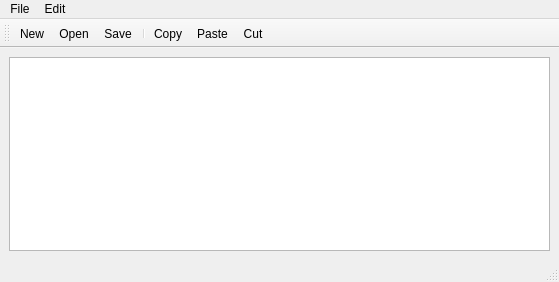
<?xml version="1.0" encoding="UTF-8"?>
<ui version="4.0">
 <class>MainWindow</class>
 <widget class="QMainWindow" name="MainWindow">
  <property name="geometry">
   <rect>
    <x>0</x>
    <y>0</y>
    <width>559</width>
    <height>282</height>
   </rect>
  </property>
  <property name="windowTitle">
   <string>MainWindow</string>
  </property>
  <widget class="QWidget" name="centralwidget">
   <layout class="QVBoxLayout" name="verticalLayout">
    <item>
     <widget class="QPlainTextEdit" name="plainTextEdit"/>
    </item>
   </layout>
  </widget>
  <widget class="QMenuBar" name="menubar">
   <property name="geometry">
    <rect>
     <x>0</x>
     <y>0</y>
     <width>559</width>
     <height>17</height>
    </rect>
   </property>
   <widget class="QMenu" name="menuFile">
    <property name="title">
     <string>File</string>
    </property>
    <addaction name="actionNew"/>
    <addaction name="actionOpen"/>
    <addaction name="actionSave"/>
   </widget>
   <widget class="QMenu" name="menuEdit">
    <property name="title">
     <string>Edit</string>
    </property>
    <addaction name="actionCut"/>
    <addaction name="actionCopy"/>
    <addaction name="actionPaste"/>
    <addaction name="separator"/>
    <addaction name="actionSelect_All"/>
   </widget>
   <addaction name="menuFile"/>
   <addaction name="menuEdit"/>
  </widget>
  <widget class="QStatusBar" name="statusbar"/>
  <widget class="QToolBar" name="toolBar">
   <property name="windowTitle">
    <string>toolBar</string>
   </property>
   <attribute name="toolBarArea">
    <enum>TopToolBarArea</enum>
   </attribute>
   <attribute name="toolBarBreak">
    <bool>false</bool>
   </attribute>
   <addaction name="actionNew"/>
   <addaction name="actionOpen"/>
   <addaction name="actionSave"/>
   <addaction name="separator"/>
   <addaction name="actionCopy"/>
   <addaction name="actionPaste"/>
   <addaction name="actionCut"/>
  </widget>
  <action name="actionNew">
   <property name="text">
    <string>New</string>
   </property>
   <property name="menuRole">
    <enum>QAction::MenuRole::NoRole</enum>
   </property>
  </action>
  <action name="actionOpen">
   <property name="text">
    <string>Open</string>
   </property>
   <property name="menuRole">
    <enum>QAction::MenuRole::NoRole</enum>
   </property>
  </action>
  <action name="actionSave">
   <property name="text">
    <string>Save</string>
   </property>
   <property name="menuRole">
    <enum>QAction::MenuRole::NoRole</enum>
   </property>
  </action>
  <action name="actionCopy">
   <property name="text">
    <string>Copy</string>
   </property>
   <property name="menuRole">
    <enum>QAction::MenuRole::NoRole</enum>
   </property>
  </action>
  <action name="actionPaste">
   <property name="text">
    <string>Paste</string>
   </property>
   <property name="menuRole">
    <enum>QAction::MenuRole::NoRole</enum>
   </property>
  </action>
  <action name="actionCut">
   <property name="text">
    <string>Cut</string>
   </property>
   <property name="menuRole">
    <enum>QAction::MenuRole::NoRole</enum>
   </property>
  </action>
  <action name="actionSelect_All">
   <property name="text">
    <string>Select All</string>
   </property>
   <property name="menuRole">
    <enum>QAction::MenuRole::NoRole</enum>
   </property>
  </action>
 </widget>
 <resources/>
 <connections/>
</ui>
